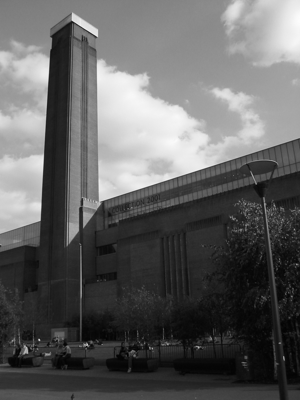
%> input picture uebung03/London.png, 300 x 400 px
$ octave Glaettung.m   (GNU Octave 9; MATLAB toolbox functions it lacks are replaced by stand-ins)
%> lines starting %> are read from the running program, lines starting %| are printed output that depends on the picture
clear all;
close all;
clc;

%read image
Image = imread('London.png');
%> Image is the input picture: size 400x300 uint8; min 0, max 252, mean 97.2

%plot the image
figure(1);
subplot(2,2,1);
imshow(Image);
title('Original');


%apply a filter of size 2x2
filter1 = 1/(2^2)*ones(2,2);
Image1 = imfilter(Image, filter1, 'same');
%plot
subplot(2,2,2);
imshow(Image1);
title('2 x 2 Filter');

%apply a filter of size 4x4
Image2 = imfilter(Image, ones(3)/(3^2), 'same');
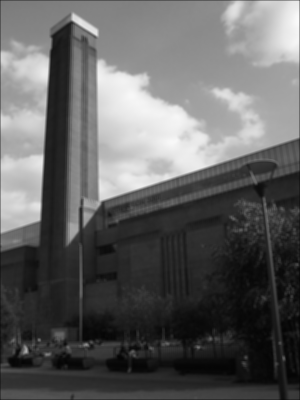
%> Image2: size 400x300 uint8; min 4, max 251, mean 96.8
%plot
subplot(2,2,3);
imshow(Image2);
title('4 x 4 Filter');

%apply a filter of size 8x8
%Image3 = imfilter(Image, ones(4)/(4^2), 'same');       % 16 op/pixel

Image3_tmp = double(imfilter(Image,1/4*ones(1,4)));
Image3 = uint8(conv2(Image3_tmp,1/4*ones(4,1)));        % total of 8 op/pixel

%Mask [1,2,1]/4 * [1,2,1]'/4
Image3_tmp = double(imfilter(Image,1/4*[1,2,1]));
Image3 = uint8(conv2(Image3_tmp,1/4*[1,2,1]'));        % total of 6 op/pixel
%> Image3: size 402x300 uint8

%plot
subplot(2,2,4);
imshow(Image3);
title('8 x 8 Filter');

figure(2);hold on
plot(Image(200,:), 'bo-');
xlabel('x-Wert (Zeile 200)');
ylabel('Grauwert');
plot(Image1(200,:), 'r-');
plot(Image2(200,:), 'g-');
plot(Image3(200,:), 'c-');
legend('Original', '2 x 2 Filter', '4 x 4 Filter', '8 x 8 Filter');
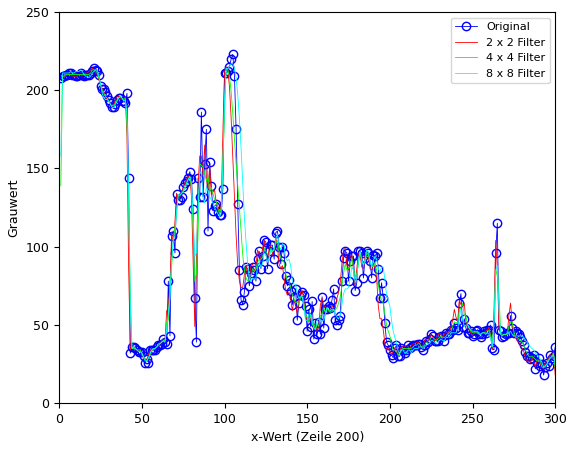
%> figure redrawn from the program's plot data; curve peaks at x = 105, y = 223; curve peaks at x = 101, y = 215; curve peaks at x = 101, y = 214; curve peaks at x = 104, y = 217
